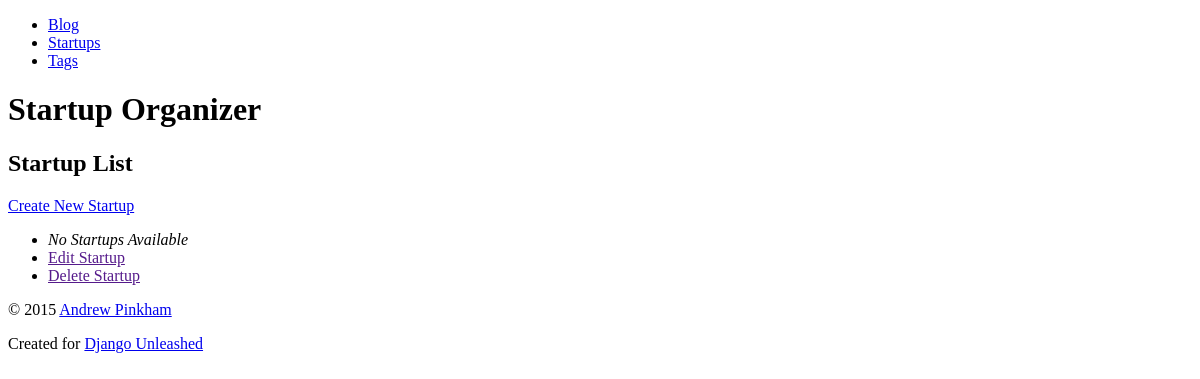
/startup/, run on an earlier commit of the app's database.
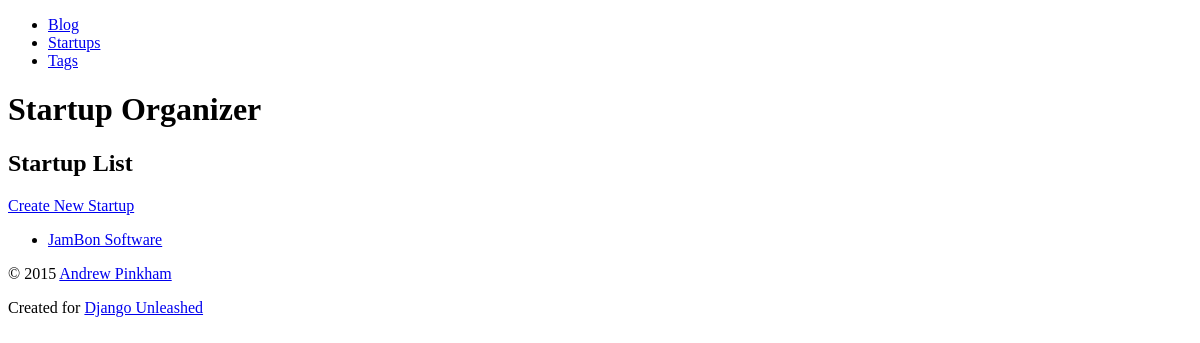
And on a later commit of the database.
### organizer/models.py (models this page shows, shortened)
class Startup(models.Model):
    name = models.CharField(max_length=31,
                            db_index=True)
    slug = models.SlugField(max_length=31,
                            unique=True,
                            help_text='A label for URL config.')
    description = models.TextField()
    founded_date = models.DateField('date founded')
    contact = models.EmailField()
    website = models.URLField()
    tags = models.ManyToManyField(Tag)
    class Meta:
        ordering = ['name']
        get_latest_by = 'founded_date'
    def get_absolute_url(self):
        return reverse('organizer_startup_detail',
                       kwargs={'slug': self.slug})

### organizer/views.py (the view)
# urls.py: url(r'^startup/$', startup_list, name='organizer_startup_list'),
def startup_list(request):
    startup_list = Startup.objects.all()
    return render_to_response('organizer/startup_list.html',
                              {'startup_list': startup_list})

### organizer/templates/organizer/startup_list.html (shortened to what this page needs)
{% extends parent_template|default:"organizer/base_organizer.html" %}
{% block content %}
<h2>Startup List</h2>
<div>
    <a href="{% url 'organizer_startup_create' %}">Create New Startup</a>
</div>
<ul>
    {% for startup in startup_list %}
    <li><a href="{{ startup.get_absolute_url }}">{{ startup.name }}</a></li>
    {% empty %}
    <li><em>No Startups Available</em></li>
    <li><a href="{{ startup.get_update_url }}">Edit Startup</a></li>
    <li><a href="{{ startup.get_delete_url }}">Delete Startup</a></li>
    {% endfor %}
</ul>
{% endblock %}

What changed in the data, as far as the page shows it:
added Startup: name "JamBon Software"
Also different on the page:
text no longer shown: "No Startups Available Edit Startup Delete Startup"
